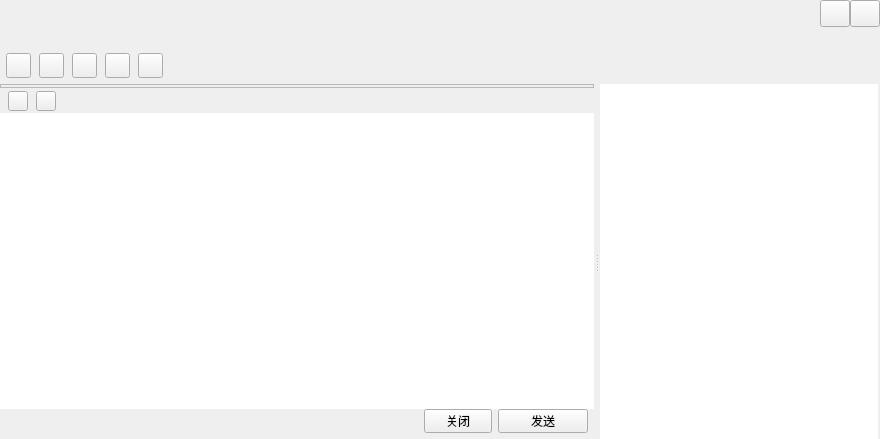
<?xml version="1.0" encoding="UTF-8"?>
<ui version="4.0">
 <class>TalkWindow</class>
 <widget class="QWidget" name="TalkWindow">
  <property name="geometry">
   <rect>
    <x>0</x>
    <y>0</y>
    <width>880</width>
    <height>439</height>
   </rect>
  </property>
  <property name="windowTitle">
   <string>TalkWindow</string>
  </property>
  <layout class="QVBoxLayout" name="verticalLayout_6">
   <property name="spacing">
    <number>0</number>
   </property>
   <property name="leftMargin">
    <number>0</number>
   </property>
   <property name="topMargin">
    <number>0</number>
   </property>
   <property name="rightMargin">
    <number>0</number>
   </property>
   <property name="bottomMargin">
    <number>0</number>
   </property>
   <item>
    <widget class="QWidget" name="titleWidget" native="true">
     <property name="sizePolicy">
      <sizepolicy hsizetype="Expanding" vsizetype="Fixed">
       <horstretch>0</horstretch>
       <verstretch>0</verstretch>
      </sizepolicy>
     </property>
     <property name="minimumSize">
      <size>
       <width>0</width>
       <height>84</height>
      </size>
     </property>
     <property name="maximumSize">
      <size>
       <width>16777215</width>
       <height>84</height>
      </size>
     </property>
     <property name="bottomskin" stdset="0">
      <bool>true</bool>
     </property>
     <layout class="QVBoxLayout" name="verticalLayout">
      <property name="spacing">
       <number>0</number>
      </property>
      <property name="leftMargin">
       <number>6</number>
      </property>
      <property name="topMargin">
       <number>0</number>
      </property>
      <property name="rightMargin">
       <number>0</number>
      </property>
      <property name="bottomMargin">
       <number>0</number>
      </property>
      <item>
       <layout class="QHBoxLayout" name="horizontalLayout">
        <property name="spacing">
         <number>0</number>
        </property>
        <item>
         <widget class="QLabel" name="nameLabel">
          <property name="sizePolicy">
           <sizepolicy hsizetype="Expanding" vsizetype="Fixed">
            <horstretch>0</horstretch>
            <verstretch>0</verstretch>
           </sizepolicy>
          </property>
          <property name="minimumSize">
           <size>
            <width>0</width>
            <height>27</height>
           </size>
          </property>
          <property name="maximumSize">
           <size>
            <width>16777215</width>
            <height>27</height>
           </size>
          </property>
          <property name="font">
           <font>
            <family>Agency FB</family>
            <pointsize>12</pointsize>
           </font>
          </property>
          <property name="text">
           <string/>
          </property>
         </widget>
        </item>
        <item>
         <widget class="QPushButton" name="sysmin">
          <property name="sizePolicy">
           <sizepolicy hsizetype="Fixed" vsizetype="Fixed">
            <horstretch>0</horstretch>
            <verstretch>0</verstretch>
           </sizepolicy>
          </property>
          <property name="minimumSize">
           <size>
            <width>30</width>
            <height>27</height>
           </size>
          </property>
          <property name="maximumSize">
           <size>
            <width>30</width>
            <height>27</height>
           </size>
          </property>
          <property name="focusPolicy">
           <enum>Qt::ClickFocus</enum>
          </property>
          <property name="toolTip">
           <string>最小化</string>
          </property>
          <property name="text">
           <string/>
          </property>
          <property name="iconSize">
           <size>
            <width>30</width>
            <height>30</height>
           </size>
          </property>
         </widget>
        </item>
        <item>
         <widget class="QPushButton" name="sysclose">
          <property name="sizePolicy">
           <sizepolicy hsizetype="Fixed" vsizetype="Fixed">
            <horstretch>0</horstretch>
            <verstretch>0</verstretch>
           </sizepolicy>
          </property>
          <property name="minimumSize">
           <size>
            <width>30</width>
            <height>27</height>
           </size>
          </property>
          <property name="maximumSize">
           <size>
            <width>30</width>
            <height>27</height>
           </size>
          </property>
          <property name="focusPolicy">
           <enum>Qt::ClickFocus</enum>
          </property>
          <property name="toolTip">
           <string>关闭</string>
          </property>
          <property name="text">
           <string/>
          </property>
          <property name="iconSize">
           <size>
            <width>30</width>
            <height>30</height>
           </size>
          </property>
         </widget>
        </item>
       </layout>
      </item>
      <item>
       <widget class="QLabel" name="signLabel">
        <property name="sizePolicy">
         <sizepolicy hsizetype="Expanding" vsizetype="Fixed">
          <horstretch>0</horstretch>
          <verstretch>0</verstretch>
         </sizepolicy>
        </property>
        <property name="minimumSize">
         <size>
          <width>0</width>
          <height>20</height>
         </size>
        </property>
        <property name="maximumSize">
         <size>
          <width>16777215</width>
          <height>20</height>
         </size>
        </property>
        <property name="font">
         <font>
          <family>Agency FB</family>
          <pointsize>10</pointsize>
         </font>
        </property>
        <property name="text">
         <string/>
        </property>
       </widget>
      </item>
      <item>
       <widget class="QWidget" name="funWidget" native="true">
        <property name="minimumSize">
         <size>
          <width>0</width>
          <height>34</height>
         </size>
        </property>
        <property name="maximumSize">
         <size>
          <width>16777215</width>
          <height>600</height>
         </size>
        </property>
        <layout class="QHBoxLayout" name="horizontalLayout_2">
         <property name="spacing">
          <number>8</number>
         </property>
         <property name="leftMargin">
          <number>0</number>
         </property>
         <property name="topMargin">
          <number>0</number>
         </property>
         <property name="rightMargin">
          <number>6</number>
         </property>
         <property name="bottomMargin">
          <number>0</number>
         </property>
         <item>
          <widget class="QPushButton" name="addtoolbtn">
           <property name="sizePolicy">
            <sizepolicy hsizetype="Fixed" vsizetype="Fixed">
             <horstretch>0</horstretch>
             <verstretch>0</verstretch>
            </sizepolicy>
           </property>
           <property name="minimumSize">
            <size>
             <width>25</width>
             <height>25</height>
            </size>
           </property>
           <property name="maximumSize">
            <size>
             <width>25</width>
             <height>25</height>
            </size>
           </property>
           <property name="text">
            <string/>
           </property>
           <property name="hasborder" stdset="0">
            <bool>true</bool>
           </property>
          </widget>
         </item>
         <item>
          <widget class="QPushButton" name="addhumanBtn">
           <property name="sizePolicy">
            <sizepolicy hsizetype="Fixed" vsizetype="Fixed">
             <horstretch>0</horstretch>
             <verstretch>0</verstretch>
            </sizepolicy>
           </property>
           <property name="minimumSize">
            <size>
             <width>25</width>
             <height>25</height>
            </size>
           </property>
           <property name="maximumSize">
            <size>
             <width>25</width>
             <height>25</height>
            </size>
           </property>
           <property name="text">
            <string/>
           </property>
           <property name="hasborder" stdset="0">
            <bool>true</bool>
           </property>
          </widget>
         </item>
         <item>
          <widget class="QPushButton" name="appBtn">
           <property name="sizePolicy">
            <sizepolicy hsizetype="Fixed" vsizetype="Fixed">
             <horstretch>0</horstretch>
             <verstretch>0</verstretch>
            </sizepolicy>
           </property>
           <property name="minimumSize">
            <size>
             <width>25</width>
             <height>25</height>
            </size>
           </property>
           <property name="maximumSize">
            <size>
             <width>25</width>
             <height>25</height>
            </size>
           </property>
           <property name="text">
            <string/>
           </property>
           <property name="hasborder" stdset="0">
            <bool>true</bool>
           </property>
          </widget>
         </item>
         <item>
          <widget class="QPushButton" name="videoBtn">
           <property name="sizePolicy">
            <sizepolicy hsizetype="Fixed" vsizetype="Fixed">
             <horstretch>0</horstretch>
             <verstretch>0</verstretch>
            </sizepolicy>
           </property>
           <property name="minimumSize">
            <size>
             <width>25</width>
             <height>25</height>
            </size>
           </property>
           <property name="maximumSize">
            <size>
             <width>25</width>
             <height>25</height>
            </size>
           </property>
           <property name="text">
            <string/>
           </property>
           <property name="hasborder" stdset="0">
            <bool>true</bool>
           </property>
          </widget>
         </item>
         <item>
          <widget class="QPushButton" name="toolsetBtn">
           <property name="sizePolicy">
            <sizepolicy hsizetype="Fixed" vsizetype="Fixed">
             <horstretch>0</horstretch>
             <verstretch>0</verstretch>
            </sizepolicy>
           </property>
           <property name="minimumSize">
            <size>
             <width>25</width>
             <height>25</height>
            </size>
           </property>
           <property name="maximumSize">
            <size>
             <width>25</width>
             <height>25</height>
            </size>
           </property>
           <property name="text">
            <string/>
           </property>
           <property name="hasborder" stdset="0">
            <bool>true</bool>
           </property>
          </widget>
         </item>
         <item>
          <spacer name="horizontalSpacer">
           <property name="orientation">
            <enum>Qt::Horizontal</enum>
           </property>
           <property name="sizeHint" stdset="0">
            <size>
             <width>700</width>
             <height>20</height>
            </size>
           </property>
          </spacer>
         </item>
        </layout>
       </widget>
      </item>
     </layout>
    </widget>
   </item>
   <item>
    <widget class="QSplitter" name="splitter">
     <property name="sizePolicy">
      <sizepolicy hsizetype="Expanding" vsizetype="Expanding">
       <horstretch>0</horstretch>
       <verstretch>0</verstretch>
      </sizepolicy>
     </property>
     <property name="orientation">
      <enum>Qt::Horizontal</enum>
     </property>
     <property name="handleWidth">
      <number>6</number>
     </property>
     <widget class="QSplitter" name="bodySplitter">
      <property name="sizePolicy">
       <sizepolicy hsizetype="Expanding" vsizetype="Expanding">
        <horstretch>0</horstretch>
        <verstretch>0</verstretch>
       </sizepolicy>
      </property>
      <property name="orientation">
       <enum>Qt::Vertical</enum>
      </property>
      <property name="handleWidth">
       <number>1</number>
      </property>
      <property name="childrenCollapsible">
       <bool>false</bool>
      </property>
      <widget class="QWidget" name="bodyWidget" native="true">
       <property name="sizePolicy">
        <sizepolicy hsizetype="Expanding" vsizetype="Expanding">
         <horstretch>0</horstretch>
         <verstretch>0</verstretch>
        </sizepolicy>
       </property>
       <layout class="QVBoxLayout" name="verticalLayout_4">
        <property name="spacing">
         <number>0</number>
        </property>
        <property name="leftMargin">
         <number>0</number>
        </property>
        <property name="topMargin">
         <number>0</number>
        </property>
        <property name="rightMargin">
         <number>0</number>
        </property>
        <property name="bottomMargin">
         <number>0</number>
        </property>
        <item>
         <widget class="QFrame" name="frameWidget">
          <property name="sizePolicy">
           <sizepolicy hsizetype="Expanding" vsizetype="Expanding">
            <horstretch>0</horstretch>
            <verstretch>0</verstretch>
           </sizepolicy>
          </property>
          <property name="frameShape">
           <enum>QFrame::StyledPanel</enum>
          </property>
          <property name="frameShadow">
           <enum>QFrame::Raised</enum>
          </property>
          <layout class="QVBoxLayout" name="verticalLayout_3">
           <property name="spacing">
            <number>0</number>
           </property>
           <property name="leftMargin">
            <number>0</number>
           </property>
           <property name="topMargin">
            <number>1</number>
           </property>
           <property name="rightMargin">
            <number>0</number>
           </property>
           <property name="bottomMargin">
            <number>0</number>
           </property>
           <item>
            <widget class="MsgWebView" name="msgWidget" native="true"/>
           </item>
          </layout>
         </widget>
        </item>
       </layout>
      </widget>
      <widget class="QWidget" name="bottomWidget" native="true">
       <property name="sizePolicy">
        <sizepolicy hsizetype="Expanding" vsizetype="Expanding">
         <horstretch>0</horstretch>
         <verstretch>0</verstretch>
        </sizepolicy>
       </property>
       <property name="minimumSize">
        <size>
         <width>0</width>
         <height>138</height>
        </size>
       </property>
       <property name="maximumSize">
        <size>
         <width>16777215</width>
         <height>400</height>
        </size>
       </property>
       <layout class="QVBoxLayout" name="verticalLayout_2">
        <property name="spacing">
         <number>0</number>
        </property>
        <property name="leftMargin">
         <number>0</number>
        </property>
        <property name="topMargin">
         <number>0</number>
        </property>
        <property name="rightMargin">
         <number>0</number>
        </property>
        <property name="bottomMargin">
         <number>0</number>
        </property>
        <item>
         <widget class="QWidget" name="moduleWidget" native="true">
          <property name="sizePolicy">
           <sizepolicy hsizetype="Expanding" vsizetype="Fixed">
            <horstretch>0</horstretch>
            <verstretch>0</verstretch>
           </sizepolicy>
          </property>
          <property name="minimumSize">
           <size>
            <width>0</width>
            <height>24</height>
           </size>
          </property>
          <property name="maximumSize">
           <size>
            <width>16777215</width>
            <height>24</height>
           </size>
          </property>
          <layout class="QHBoxLayout" name="horizontalLayout_3">
           <property name="spacing">
            <number>8</number>
           </property>
           <property name="leftMargin">
            <number>8</number>
           </property>
           <property name="topMargin">
            <number>0</number>
           </property>
           <property name="rightMargin">
            <number>8</number>
           </property>
           <property name="bottomMargin">
            <number>0</number>
           </property>
           <item>
            <widget class="QPushButton" name="faceBtn">
             <property name="sizePolicy">
              <sizepolicy hsizetype="Fixed" vsizetype="Fixed">
               <horstretch>0</horstretch>
               <verstretch>0</verstretch>
              </sizepolicy>
             </property>
             <property name="minimumSize">
              <size>
               <width>20</width>
               <height>20</height>
              </size>
             </property>
             <property name="maximumSize">
              <size>
               <width>20</width>
               <height>20</height>
              </size>
             </property>
             <property name="text">
              <string/>
             </property>
             <property name="hasborder" stdset="0">
              <bool>true</bool>
             </property>
            </widget>
           </item>
           <item>
            <widget class="QPushButton" name="fileopenBtn">
             <property name="sizePolicy">
              <sizepolicy hsizetype="Fixed" vsizetype="Fixed">
               <horstretch>0</horstretch>
               <verstretch>0</verstretch>
              </sizepolicy>
             </property>
             <property name="minimumSize">
              <size>
               <width>20</width>
               <height>20</height>
              </size>
             </property>
             <property name="maximumSize">
              <size>
               <width>20</width>
               <height>20</height>
              </size>
             </property>
             <property name="text">
              <string/>
             </property>
             <property name="hasborder" stdset="0">
              <bool>true</bool>
             </property>
            </widget>
           </item>
           <item>
            <spacer name="horizontalSpacer_2">
             <property name="orientation">
              <enum>Qt::Horizontal</enum>
             </property>
             <property name="sizeHint" stdset="0">
              <size>
               <width>519</width>
               <height>20</height>
              </size>
             </property>
            </spacer>
           </item>
          </layout>
         </widget>
        </item>
        <item>
         <widget class="QMsgTextEdit" name="textEdit">
          <property name="contextMenuPolicy">
           <enum>Qt::NoContextMenu</enum>
          </property>
          <property name="frameShape">
           <enum>QFrame::NoFrame</enum>
          </property>
         </widget>
        </item>
        <item>
         <layout class="QHBoxLayout" name="horizontalLayout_4">
          <property name="rightMargin">
           <number>6</number>
          </property>
          <property name="bottomMargin">
           <number>6</number>
          </property>
          <item>
           <spacer name="horizontalSpacer_3">
            <property name="orientation">
             <enum>Qt::Horizontal</enum>
            </property>
            <property name="sizeHint" stdset="0">
             <size>
              <width>258</width>
              <height>20</height>
             </size>
            </property>
           </spacer>
          </item>
          <item>
           <widget class="QToolButton" name="closeBtn">
            <property name="minimumSize">
             <size>
              <width>68</width>
              <height>24</height>
             </size>
            </property>
            <property name="maximumSize">
             <size>
              <width>68</width>
              <height>24</height>
             </size>
            </property>
            <property name="toolTip">
             <string>关闭</string>
            </property>
            <property name="text">
             <string>关闭</string>
            </property>
            <property name="titleskin" stdset="0">
             <bool>true</bool>
            </property>
           </widget>
          </item>
          <item>
           <widget class="QToolButton" name="sendBtn">
            <property name="minimumSize">
             <size>
              <width>90</width>
              <height>24</height>
             </size>
            </property>
            <property name="maximumSize">
             <size>
              <width>90</width>
              <height>24</height>
             </size>
            </property>
            <property name="toolTip">
             <string>发送</string>
            </property>
            <property name="text">
             <string>发送</string>
            </property>
            <property name="titleskin" stdset="0">
             <bool>true</bool>
            </property>
           </widget>
          </item>
         </layout>
        </item>
       </layout>
      </widget>
     </widget>
     <widget class="QWidget" name="widget" native="true">
      <property name="sizePolicy">
       <sizepolicy hsizetype="Expanding" vsizetype="Expanding">
        <horstretch>0</horstretch>
        <verstretch>0</verstretch>
       </sizepolicy>
      </property>
      <property name="minimumSize">
       <size>
        <width>280</width>
        <height>0</height>
       </size>
      </property>
      <property name="maximumSize">
       <size>
        <width>280</width>
        <height>16777215</height>
       </size>
      </property>
      <layout class="QVBoxLayout" name="verticalLayout_5">
       <property name="spacing">
        <number>0</number>
       </property>
       <property name="leftMargin">
        <number>0</number>
       </property>
       <property name="topMargin">
        <number>0</number>
       </property>
       <property name="rightMargin">
        <number>0</number>
       </property>
       <property name="bottomMargin">
        <number>0</number>
       </property>
       <item>
        <widget class="QScrollArea" name="scrollArea">
         <property name="minimumSize">
          <size>
           <width>280</width>
           <height>0</height>
          </size>
         </property>
         <property name="maximumSize">
          <size>
           <width>280</width>
           <height>16777215</height>
          </size>
         </property>
         <property name="frameShape">
          <enum>QFrame::NoFrame</enum>
         </property>
         <property name="verticalScrollBarPolicy">
          <enum>Qt::ScrollBarAlwaysOff</enum>
         </property>
         <property name="horizontalScrollBarPolicy">
          <enum>Qt::ScrollBarAlwaysOff</enum>
         </property>
         <property name="widgetResizable">
          <bool>true</bool>
         </property>
         <widget class="QWidget" name="scrollAreaWidgetContents">
          <property name="geometry">
           <rect>
            <x>0</x>
            <y>0</y>
            <width>280</width>
            <height>355</height>
           </rect>
          </property>
          <property name="sizePolicy">
           <sizepolicy hsizetype="Expanding" vsizetype="Expanding">
            <horstretch>0</horstretch>
            <verstretch>0</verstretch>
           </sizepolicy>
          </property>
          <widget class="QTreeWidget" name="treeWidget">
           <property name="geometry">
            <rect>
             <x>0</x>
             <y>0</y>
             <width>278</width>
             <height>355</height>
            </rect>
           </property>
           <property name="frameShape">
            <enum>QFrame::NoFrame</enum>
           </property>
           <property name="horizontalScrollBarPolicy">
            <enum>Qt::ScrollBarAlwaysOff</enum>
           </property>
           <property name="editTriggers">
            <set>QAbstractItemView::AllEditTriggers</set>
           </property>
           <property name="indentation">
            <number>0</number>
           </property>
           <property name="headerHidden">
            <bool>true</bool>
           </property>
           <property name="expandsOnDoubleClick">
            <bool>false</bool>
           </property>
           <column>
            <property name="text">
             <string notr="true">1</string>
            </property>
           </column>
          </widget>
         </widget>
        </widget>
       </item>
      </layout>
     </widget>
    </widget>
   </item>
  </layout>
 </widget>
 <layoutdefault spacing="6" margin="11"/>
 <customwidgets>
  <customwidget>
   <class>QMsgTextEdit</class>
   <extends>QTextEdit</extends>
   <header location="global">qmsgtextedit.h</header>
  </customwidget>
  <customwidget>
   <class>MsgWebView</class>
   <extends>QWidget</extends>
   <header location="global">msgwebview.h</header>
   <container>1</container>
  </customwidget>
 </customwidgets>
 <resources/>
 <connections/>
</ui>
